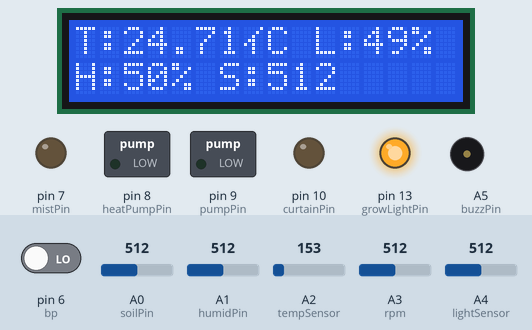
Bench run of a sketch on a simulated Arduino Uno, built with avr-gcc and run on an emulated ATmega328P. On the bench: 16×2 character LCD, switched loads named in the sketch (green lamp = pin HIGH), output pins drawn as LEDs (lit = HIGH), buzzer (waves = sounding, pin HIGH). Inputs (shaded band) come from the test bench; at power-on: pin 6 (bp) LOW, A2 (tempSensor) = 153, A0 (soilPin) = 512, A4 (lightSensor) = 512, A1 (humidPin) = 512, A3 (rpm) = 512. What the sketch prints to the serial monitor is not drawn.

Above: at 8.2 s.
8.3 s: pin 6 (bp) driven HIGH
At 9.8 s:
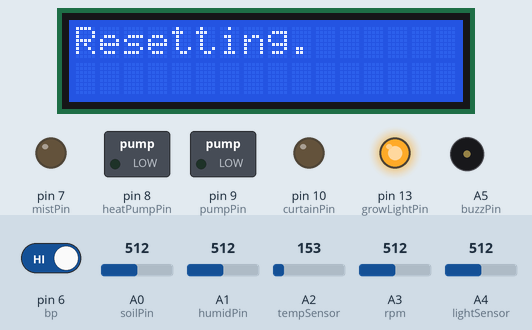
12.3 s: pin 6 (bp) driven LOW
At 15.3 s:
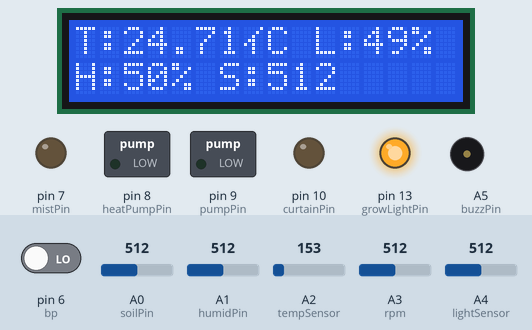
15.6 s: A2 (tempSensor) set to 165
At 17.3 s:
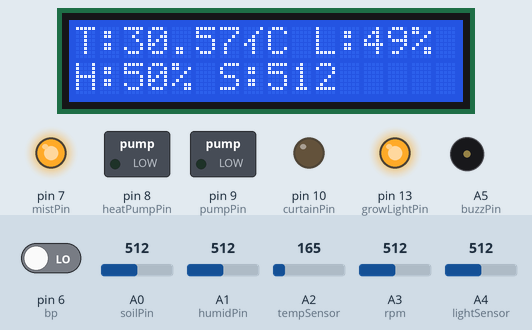
17.6 s: A0 (soilPin) set to 411
At 19.3 s:
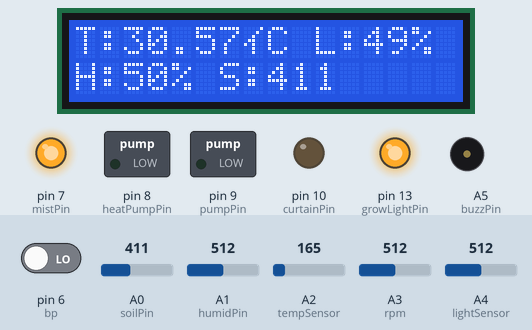
19.6 s: A0 (soilPin) set to 382
At 21.3 s:
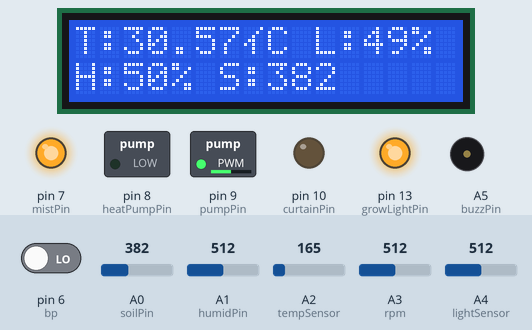
21.6 s: A4 (lightSensor) set to 526
At 23.4 s:
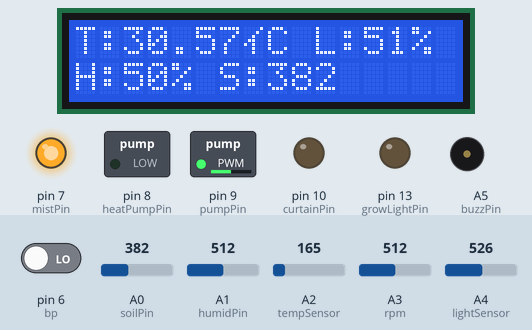
Timing chart, 0 to 24.6 s (numbered marks = the images above; inputs shaded):
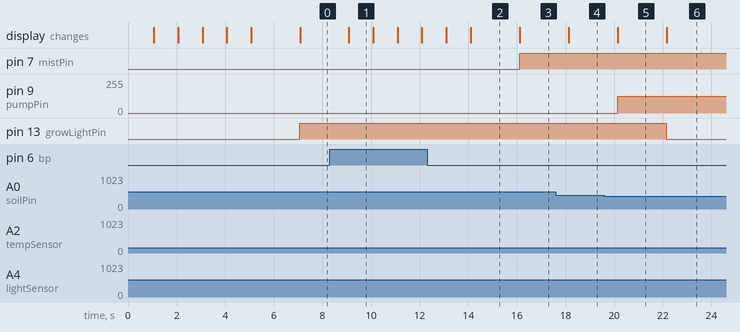

The sketch:

sketch_jul12a.ino
```cpp
#include <LiquidCrystal.h>

// LCD pins: RS, E, D4, D5, D6, D7
LiquidCrystal lcd(12, 11, 5, 4, 3, 2);

//alert buzz time
int n = 3;

//Intruder Tracking
int calibrationTime = 5;
long unsigned int lowIn;
long unsigned int pause = 2000;
long unsigned int startTime;

boolean lockLow = true;
boolean takeLowTime;
bool normal = true;

#define MAX_LOGS 20
unsigned int motionDetected[MAX_LOGS];
unsigned int motionEnded[MAX_LOGS];
int motionIndex = 0;

// Farm Pins
const int soilPin = A0;
const int lightSensor = A4;
const int tempSensor = A2;
const int humidPin = A1;
const int pumpPin = 9;
const int buzzPin = A5;
const int rpm = A3;
const int heatPumpPin = 8;
const int growLightPin = 13;
const int mistPin = 7;
const int curtainPin = 10;
//Intruder Pins
const int pir = 0;
const int bp = 6; // button pin
int bs = 0; // button state


void setup() {
  //normal farm
  pinMode(pumpPin, OUTPUT);
  pinMode(heatPumpPin, OUTPUT);
  pinMode(growLightPin, OUTPUT);
  pinMode(mistPin, OUTPUT);
  pinMode(curtainPin, OUTPUT);
  pinMode(buzzPin, OUTPUT);
  //intruder
  pinMode(pir, INPUT);  // Added this line
  pinMode(bp, INPUT);  // Changed to INPUT_PULLUP for better button handling
  //display
  lcd.begin(16, 2);
  Serial.begin(9600);
  //timer
  startTime = millis();
  //calibration
  Starting();
}


void loop() {
    bs = digitalRead(bp);

  if (digitalRead(pir) == HIGH) {
    // Buzzer alert
    for (int i = 0; i < n; i++) {
      tone(buzzPin, 440, 220);
      delay(220);
      noTone(buzzPin);
      delay(150);
    }
    if (lockLow && normal) {
      lockLow = false;
      normal = false;

      unsigned int motionTime = (millis() - startTime) / 1000;
      if (motionIndex < MAX_LOGS) {
        motionDetected[motionIndex] = motionTime;
      }
      lcd.clear();
      lcd.print("Motion Detected");
      lcd.setCursor(0, 1);
      lcd.print("at ");
      lcd.print(motionTime);
      lcd.print(" sec");
      delay(50);
    }
    takeLowTime = true;
  }

  if (digitalRead(pir) == LOW) {
    if (takeLowTime) {
      lowIn = millis() - startTime;
      takeLowTime = false;
    }
    if (!lockLow && (millis() - startTime - lowIn) > pause) {
      lockLow = true;
      unsigned int endTime = (millis() - startTime - pause) / 1000;
      if (motionIndex < MAX_LOGS) {
        motionEnded[motionIndex] = endTime;
        motionIndex++;
      }
      lcd.clear();
      lcd.print("Motion ended at");
      lcd.setCursor(0, 1);
      lcd.print(endTime);
      lcd.print(" sec");
      delay(1000);
      lcd.clear();
      normal = true;
    }
  }

  if (bs == 1) {
    print();
    startTime = millis();
    lcd.clear();
    lcd.print("Resetting");
    for (int i = 0; i < 4; i++) {
      lcd.print(".");
      delay(1000);
    }
    lcd.clear();
    lcd.print("Done");
    delay(1000);
    lcd.clear();
    lockLow = true;
    motionIndex = 0; // clear stored logs
    return;
  }

  // 🌿 Normal farm operation
  if (normal) {
    int soil = analogRead(soilPin);
    int lightRaw = analogRead(lightSensor);
    int tempRaw = analogRead(tempSensor);
    int humidRaw = analogRead(humidPin);

    int humid = map(humidRaw, 0, 1023, 0, 100);
    humid = constrain(humid, 0, 100);

    int brightness = map(lightRaw, 54, 974, 0, 100);
    brightness = constrain(brightness, 0, 100);

    float vout = analogRead(tempSensor);
    float voltage = (vout * 5.0) / 1024.0;
    float tempC = (voltage - 0.5) * 100.0;

    int speed = analogRead(rpm);
    speed = map(speed, 0, 1023, 0, 255);

    // Farm controls
    // 🔵 Soil Moisture Control
    analogWrite(pumpPin, (soil < 400) ? speed : 0);

    // 🌡️ Temperature Control
    digitalWrite(heatPumpPin, (tempC < 15 || tempC > 35));
    //can heat or cool the system

    // 💧 Misting System
    digitalWrite(mistPin, (tempC > 30 || humid < 40));

	// ☀️ Light & Curtain Control
    if (brightness < 50) {
      digitalWrite(growLightPin, HIGH);
      digitalWrite(curtainPin, LOW);
    } else if (brightness > 70) {
      digitalWrite(growLightPin, LOW);
      digitalWrite(curtainPin, HIGH);
    } else {
      digitalWrite(growLightPin, LOW);
      digitalWrite(curtainPin, LOW);
    }

    if (tempC > 45 || tempC < 5 || humid < 20 || humid > 90) {
      tone(buzzPin, 440);
    } else {
      noTone(buzzPin);
    }

    // LCD Farm Display
    String line1="T:"+String(tempC)+String(char(178))+"C"+" L:"+String(brightness)+"%  ";
    String line2="H:"+String(humid)+"%"+" S:"+String(soil);
    lcd.setCursor(0, 0); lcd.print(line1);
    lcd.setCursor(0, 1); lcd.print(line2);

    Serial.print("Temp: "); Serial.print(tempC); Serial.print(char(176)); Serial.print("C, ");
    Serial.print("Light: "); Serial.print(lightRaw); Serial.print(", ");
    Serial.print("Humidity: "); Serial.print(humidRaw); Serial.print(", ");
    Serial.print("Soil: "); Serial.println(soil);

    delay(1000);
  }
}

void Starting() {
  lcd.setCursor(0, 0);
  lcd.print("Calibrating");
  lcd.setCursor(0, 1);
  lcd.print("System");
  for (int i = 0; i < calibrationTime; i++) {
    lcd.print(".");
    delay(1000);
  }
  lcd.clear();
  lcd.print("Done");
  lcd.setCursor(0, 1);
  lcd.print("SYSTEM ACTIVED");
  delay(2000);
  lcd.clear();
  normal = true;
}

void print() {
  Serial.println("Motion Log:");
  for (int i = 0; i < motionIndex; i++) {
    Serial.print("Motion ");
    Serial.print(i+1);
    Serial.print(": Start = ");
    Serial.print(motionDetected[i]);
    Serial.print(" sec, End = ");
    Serial.print(motionEnded[i]);
    Serial.println(" sec");
  }
  if (motionIndex == 0) {
    Serial.println("No motion detected yet.");
  }
}
```

Measured:
- the behaviour switches between 400 and 399 on A0 (soilPin) (found by bisection; images 4 and 5)
- the behaviour switches between 513 and 514 on A4 (lightSensor) (found by bisection; images 5 and 6)
- after the input at 8.3 s, the display: changes after 0.79 s (image 1)
- after the input at 12.3 s, the display: first differs from a run without the input after 1.8 s (image 2)
- after the input at 15.6 s, pin 7 (mistPin): LOW → HIGH after 0.51 s; the display: changes after 0.52 s (image 3)
- after the input at 17.6 s, the display: changes after 0.53 s (image 4)
- after the input at 19.6 s, pin 9 (pumpPin): 0/255 → 127/255 after 0.54 s; the display: changes after 0.54 s (image 5)
- after the input at 21.6 s, pin 13 (growLightPin): HIGH → LOW after 0.55 s; the display: changes after 0.56 s (image 6)
